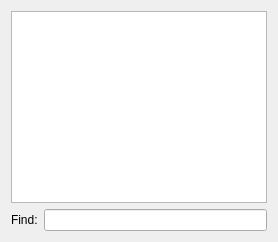
      <widget class="QWidget" name="m_pTablePage">
       <layout class="QGridLayout" name="gridLayout_2">
        <item row="0" column="0" colspan="2">
         <widget class="QTableView" name="m_pTblList">
          <property name="palette">
           <palette>
            <active>
             <colorrole role="Highlight">
              <brush brushstyle="SolidPattern">
               <color alpha="255">
                <red>0</red>
                <green>160</green>
                <blue>0</blue>
               </color>
              </brush>
             </colorrole>
            </active>
            <inactive>
             <colorrole role="Highlight">
              <brush brushstyle="SolidPattern">
               <color alpha="255">
                <red>0</red>
                <green>160</green>
                <blue>0</blue>
               </color>
              </brush>
             </colorrole>
            </inactive>
            <disabled>
             <colorrole role="Highlight">
              <brush brushstyle="SolidPattern">
               <color alpha="255">
                <red>0</red>
                <green>0</green>
                <blue>128</blue>
               </color>
              </brush>
             </colorrole>
            </disabled>
           </palette>
          </property>
          <property name="font">
           <font>
            <pointsize>10</pointsize>
            <weight>75</weight>
            <bold>true</bold>
           </font>
          </property>
          <property name="tabKeyNavigation">
           <bool>false</bool>
          </property>
          <property name="selectionMode">
           <enum>QAbstractItemView::SingleSelection</enum>
          </property>
          <property name="selectionBehavior">
           <enum>QAbstractItemView::SelectRows</enum>
          </property>
          <property name="showGrid">
           <bool>false</bool>
          </property>
          <attribute name="verticalHeaderVisible">
           <bool>false</bool>
          </attribute>
         </widget>
        </item>
        <item row="1" column="0">
         <widget class="QLabel" name="m_pLblFind">
          <property name="text">
           <string>Find:</string>
          </property>
         </widget>
        </item>
        <item row="1" column="1">
         <widget class="QLineEdit" name="m_pTxtFind"/>
        </item>
       </layout>
      </widget>
